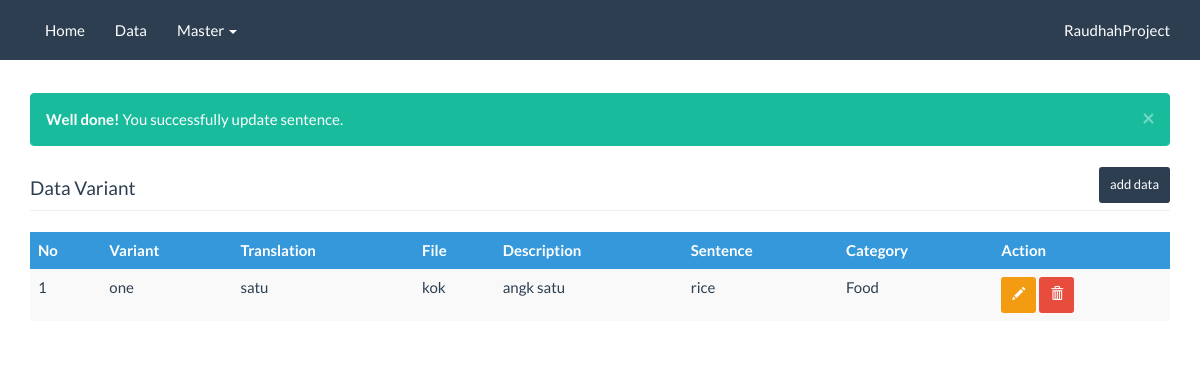
Before: /variant.php?message=1 with the older database file.
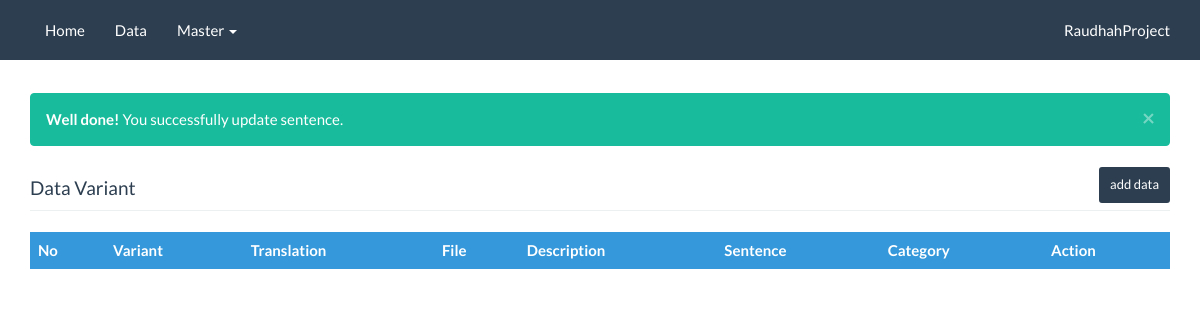
After: the same page with the newer database file.
### tables this page shows
CREATE TABLE `variant` (
  `id` int(11) NOT NULL,
  `sentence` int(11) NOT NULL,
  `variant` varchar(255) NOT NULL,
  `translation` varchar(255) NOT NULL,
  `file` varchar(255) NOT NULL,
  `description` tinytext NOT NULL
);

CREATE TABLE `sentence` (
  `id` int(11) NOT NULL,
  `category` int(11) NOT NULL,
  `sentence` varchar(225) NOT NULL,
  `translation` varchar(225) NOT NULL,
  `file` varchar(225) NOT NULL,
  `description` tinytext NOT NULL
);

CREATE TABLE `category` (
  `id` int(11) NOT NULL,
  `category_name` varchar(128) NOT NULL
);

### pdo/class.db.php (called while the page is built, shortened)
<?php
class db extends PDO {
	private function cleanup($bind) {
		if(!is_array($bind)) {
			if(!empty($bind))
				$bind = array($bind);
			else
				$bind = array();
		}
		return $bind;
	}
	public function run($sql, $bind="") {
		$this->sql = trim($sql);
		$this->bind = $this->cleanup($bind);
		try {
			$pdostmt = $this->prepare($this->sql);
			if($pdostmt->execute($this->bind) !== false) {
				if(preg_match("/^(" . implode("|", array("select", "describe", "pragma")) . ") /i", $this->sql))
					return $pdostmt->fetchAll(PDO::FETCH_ASSOC);
				elseif(preg_match("/^(" . implode("|", array("delete", "insert", "update")) . ") /i", $this->sql))
					return $pdostmt->rowCount();
			}
		} catch (PDOException $e) {
			$this->error = $e->getMessage();
			$this->debug();
			return false;
		}
	}
}
?>

### variant.php (the view, shortened to what this page needs)
<?php
include_once 'koneksi.php';
$sql = "select
					variant.*,
					sentence.sentence,
					category.category_name
				from
					variant
				join
					sentence
				on
					sentence.id = variant.sentence
				join
					category
				on
					sentence.category = category.id";
$results = $db->run($sql);
$alert = "";
if(isset($_GET['message'])){
				if($_GET['message'] == "1"){
					$alert = '<div class="alert alert-dismissible alert-success">
								  <button type="button" class="close" data-dismiss="alert">&times;</button>
								  <strong>Well done!</strong> You successfully update sentence.
									</div>';
				}elseif ($_GET['message'] == "2") {
					$alert = '<div class="alert alert-dismissible alert-success">
								  <button type="button" class="close" data-dismiss="alert">&times;</button>
								  <strong>Well done!</strong> You successfully delete sentence.
									</div>';
				}elseif ($_GET['message'] == "3") {
					$alert = '<div class="alert alert-dismissible alert-success">
								  <button type="button" class="close" data-dismiss="alert">&times;</button>
								  <strong>Well done!</strong> You successfully insert sentence.
									</div>';
				}
			}
 ?>
<?php include('_template/head.php'); ?>
<?php include('_template/menu.php'); ?>
 <div class="container">
		<div class="row">
		  <div class="col-lg-12">
		  	<div>
		  		&nbsp<br>
		  		&nbsp<br>
		  	</div>
		  	<?php
					if ($alert != null) {
						echo $alert;
					}
				 ?>
		  	<div >
		  		<h4 class="pull-left">Data Variant</h4>
					<a class="btn btn-primary btn-sm pull-right  " href="variant_add.php" style="margin-bottom: 5px">add data</a><br>
				</div>
		  	<hr>
		    <table id="datatable" class="table table-striped table-hover ">
					  <thead>
					    <tr class="info">
					      <th>No</th>
					      <th>Variant</th>
					      <th>Translation</th>
					      <th>File</th>
					      <th>Description</th>
					      <th>Sentence</th>
					      <th>Category</th>
					      <th>Action</th>
					    </tr>
					  </thead>
					  <tbody>
					  <?php
					  $no = 1;
					   foreach ($results as $key => $value) {?>
					    <tr>
					      <td><?php echo $no; ?></td>
					      <td><?php echo substr( $value['variant'],0,25); ?></td>
					      <td><?php echo substr( $value['translation'],0,25); ?></td>
					      <td><?php echo substr( $value['file'],0,25); ?></td>
					      <td><?php echo substr( $value['description'],0,25); ?></td>
					      <td><?php echo substr( $value['sentence'],0,25); ?></td>
					      <td><?php echo substr( $value['category_name'],0,25); ?></td>
					      <td><a class="btn btn-warning btn-sm" href="variant_edit.php?id=<?php echo $value['id']; ?>"><span class="glyphicon glyphicon-pencil "></span></a>  <a class="btn btn-danger btn-sm" href="variant_delete.php?id=<?php echo $value['id']; ?>" onclick="return confirm('Are you sure you want to delete this item?');"><span class="glyphicon glyphicon-trash"></span></a></td>
					    </tr>
					   <?php $no++; } ?>
					  </tbody>
					</table>
		  </div>
		</div>
	</div>
<?php include('_template/foot.php'); ?>

Changed rows visible on the page:
removed variant: variant "one", translation "satu", file "kok", description "angk satu", sentence.sentence "rice", category.category_name "Food"
